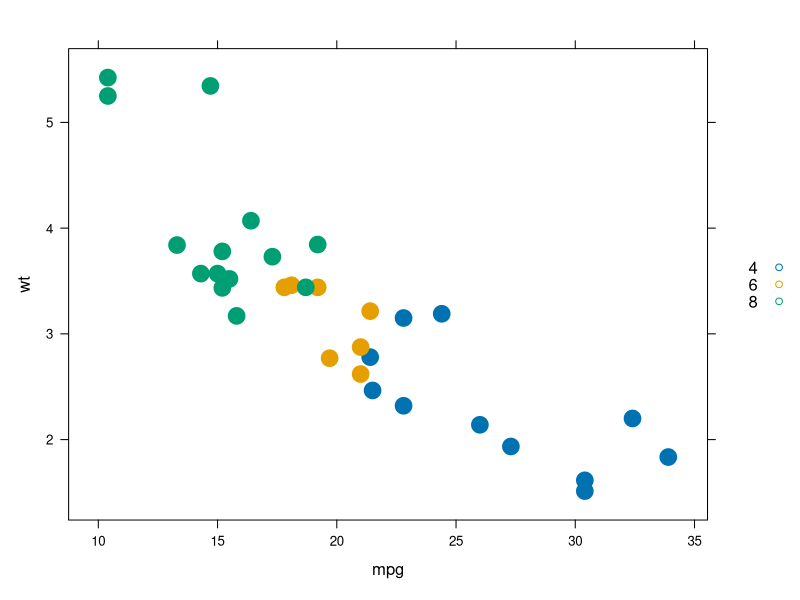

R code for this plot:
## ---- chunk 1
df = mtcars
## ---- chunk 2
head(df,5)
## ---- chunk 3
library(lattice)
## ---- chunk 4
# we want to create a model to classify the number of cylinders
# according to the weight and mpg

with(df, xyplot(wt ~ mpg, group = cyl, auto.key = T, pch = 20, cex = 3))
## ---- chunk 5
# for KNN we need to get the library class
library(class)
## ---- chunk 6
# training the data
train = cbind(df$mpg, df$wt)
## ---- chunk 7
# test data
test = c(26,2.2)
## ---- chunk 8
knn(train, test, cl = df$cyl, k = 2, prob = T )
